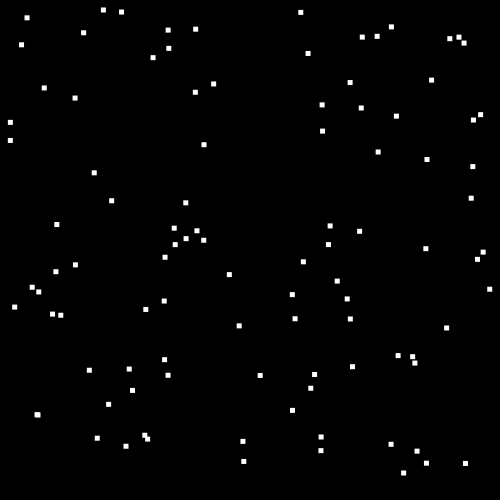
Frame 1 (no input)
Frame 2 (the mouse pressed at the canvas centre, redrawn once): identical to frame 1, image omitted

The Processing sketch that drew this single still picture (run headless with seeded random() and noise(); the mouse was pressed at the canvas centre and the sketch redrawn once):

// Processing sketch: loop_I
// ── loop_I.pde
int rectsize=5;



void setup() {
  size(500,500);
   background(0);
   noLoop();
   /* i=i+1
     i+=1;
     i++;
     */
     noStroke();
   for(int i=0;i<100; i++){
     rect(random(width-rectsize),random(height-rectsize),rectsize,rectsize);
     println(i);
   }
}


void draw() {
 
}
